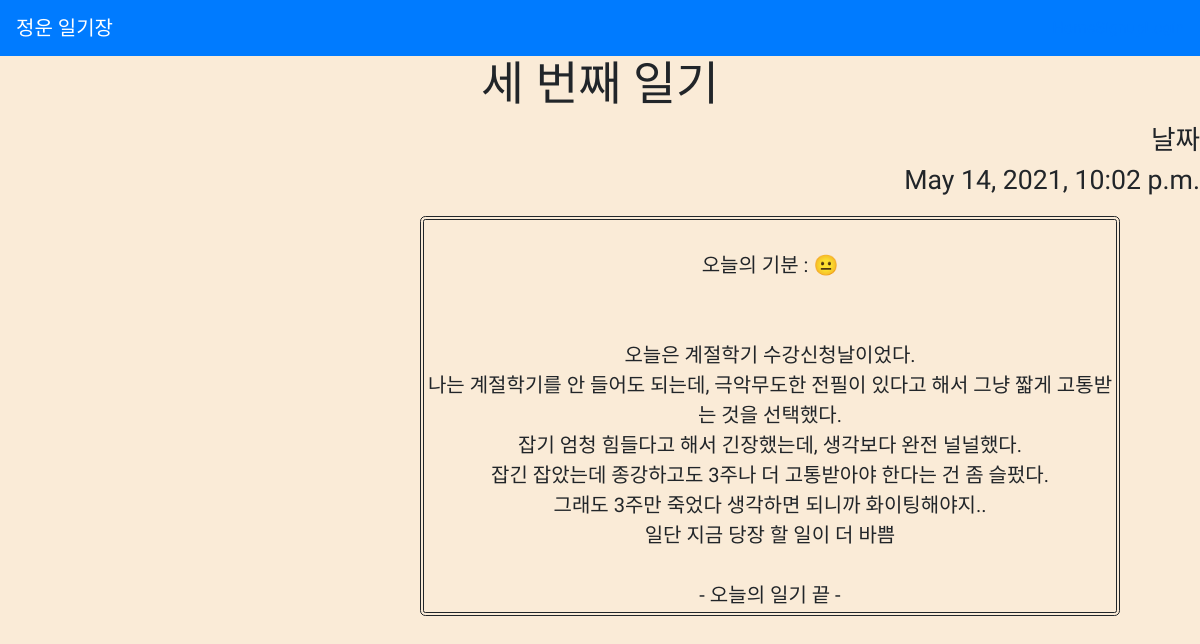
Screenshot of /diary/3 with the database file from the repository.
### diaryapp/models.py (models this page shows, shortened)
class Diary(models.Model):
    title = models.CharField(max_length = 200)
    pub_date = models.DateTimeField('data published')
    body = models.TextField()

### diaryapp/views.py (the view)
# urls.py: path('diary/<int:diary_id>', diaryapp.views.detail, name="detail"),
def detail(request, diary_id):
    diary_detail = get_object_or_404(Diary, pk = diary_id)
    return render(request, 'detail.html', {'diary' : diary_detail})

### diaryapp/templates/detail.html (shortened to what this page needs)
{% extends 'base.html' %}
{% block content %}
<!DOCTYPE html>
<html lang="en" xmlns="http://www.w3.org/1999/xhtml">
<head>
</head>
<body>
    <h1> {{diary.title}} </h1>
    <p id="date">날짜<br>{{diary.pub_date}}</p>
    <p id="content"><br>{{diary.body | linebreaksbr}}</p>
</body>
</html>
{% endblock %}

### diaryapp/templates/detail.html (style rules this page uses)
body { background-color:antiquewhite; font-family: 'Gaegu', cursive; }
h1 { text-align:center; font-size: 35pt; }
#date { text-align:right; font-size: 20pt; }
#content { border:double; border-radius:4pt; font-size:15pt; text-align:center; border-width:4px; width:700px; height:400px; position:absolute; left:420px; }

### rows the page displays
Diary: title "세 번째 일기", pub_date "May 14, 2021, 10:02 p.m.", body "오늘의 기분 : 😐 오늘은 계절학기 수강신청날이었다. 나는 계절학기를 안 들어도 되는데, 극악무도한 전필이 있다고 해서 그냥 짧게 고통받는 것을 선택했다. 잡기 엄청 힘들다고 해서 긴장했는데, 생각보다 완전 널널했다. 잡긴 잡았는데 종강하고도 3주나 더 고통받아야 한다는 건 좀 슬펐다. 그래도 3주만 죽었다 생각하면 되니까 화이팅해야지.. 일단 지금 당장 할 일이 더 바쁨 - 오늘의 일기 끝 -"
